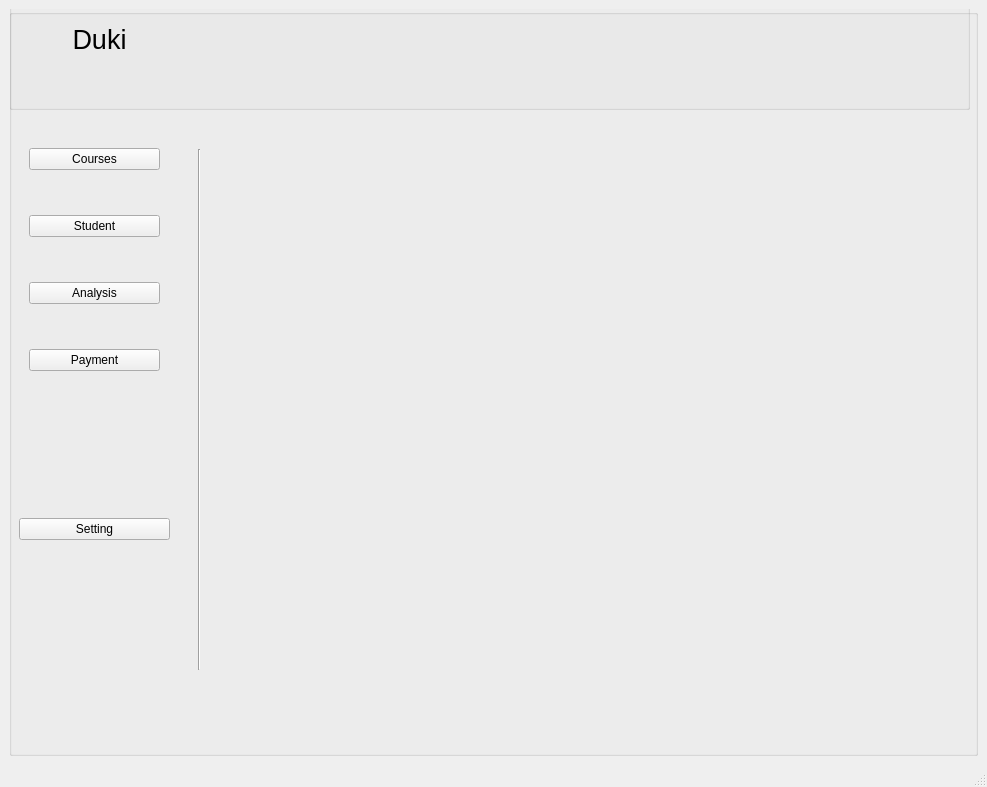
<?xml version="1.0" encoding="UTF-8"?>
<ui version="4.0">
 <class>MainWindow</class>
 <widget class="QMainWindow" name="MainWindow">
  <property name="geometry">
   <rect>
    <x>0</x>
    <y>0</y>
    <width>987</width>
    <height>787</height>
   </rect>
  </property>
  <property name="sizePolicy">
   <sizepolicy hsizetype="Expanding" vsizetype="Expanding">
    <horstretch>0</horstretch>
    <verstretch>0</verstretch>
   </sizepolicy>
  </property>
  <property name="windowTitle">
   <string>MainWindow</string>
  </property>
  <widget class="QWidget" name="centralwidget">
   <property name="sizePolicy">
    <sizepolicy hsizetype="Expanding" vsizetype="Expanding">
     <horstretch>0</horstretch>
     <verstretch>0</verstretch>
    </sizepolicy>
   </property>
   <layout class="QVBoxLayout" name="verticalLayout">
    <item>
     <widget class="QGroupBox" name="home_page_box">
      <property name="title">
       <string/>
      </property>
      <widget class="QGroupBox" name="top_panel_box">
       <property name="geometry">
        <rect>
         <x>0</x>
         <y>-20</y>
         <width>961</width>
         <height>121</height>
        </rect>
       </property>
       <property name="title">
        <string/>
       </property>
       <widget class="QLabel" name="label">
        <property name="geometry">
         <rect>
          <x>30</x>
          <y>10</y>
          <width>121</width>
          <height>81</height>
         </rect>
        </property>
        <property name="font">
         <font>
          <pointsize>20</pointsize>
         </font>
        </property>
        <property name="text">
         <string>Duki</string>
        </property>
        <property name="alignment">
         <set>Qt::AlignCenter</set>
        </property>
       </widget>
      </widget>
      <widget class="QStackedWidget" name="page_widget">
       <property name="geometry">
        <rect>
         <x>220</x>
         <y>110</y>
         <width>741</width>
         <height>601</height>
        </rect>
       </property>
       <property name="sizePolicy">
        <sizepolicy hsizetype="Expanding" vsizetype="Expanding">
         <horstretch>0</horstretch>
         <verstretch>0</verstretch>
        </sizepolicy>
       </property>
       <property name="currentIndex">
        <number>1</number>
       </property>
       <widget class="QWidget" name="course_page">
        <widget class="QWidget" name="verticalLayoutWidget">
         <property name="geometry">
          <rect>
           <x>0</x>
           <y>0</y>
           <width>691</width>
           <height>451</height>
          </rect>
         </property>
         <layout class="QVBoxLayout" name="plot_layout"/>
        </widget>
       </widget>
       <widget class="QWidget" name="student_page"/>
      </widget>
      <widget class="QWidget" name="verticalLayoutWidget_2">
       <property name="geometry">
        <rect>
         <x>10</x>
         <y>100</y>
         <width>151</width>
         <height>301</height>
        </rect>
       </property>
       <layout class="QVBoxLayout" name="tab_panel" stretch="10,0,0,0">
        <property name="leftMargin">
         <number>10</number>
        </property>
        <property name="rightMargin">
         <number>10</number>
        </property>
        <item>
         <widget class="QPushButton" name="enter_course_button">
          <property name="text">
           <string>Courses</string>
          </property>
         </widget>
        </item>
        <item>
         <widget class="QPushButton" name="enter_student_button">
          <property name="text">
           <string>Student</string>
          </property>
         </widget>
        </item>
        <item>
         <widget class="QPushButton" name="enter_analysis_button">
          <property name="text">
           <string>Analysis</string>
          </property>
         </widget>
        </item>
        <item>
         <widget class="QPushButton" name="enter_payment_button">
          <property name="text">
           <string>Payment</string>
          </property>
         </widget>
        </item>
       </layout>
      </widget>
      <widget class="QWidget" name="verticalLayoutWidget_3">
       <property name="geometry">
        <rect>
         <x>10</x>
         <y>420</y>
         <width>151</width>
         <height>201</height>
        </rect>
       </property>
       <layout class="QVBoxLayout" name="setting_panel">
        <item>
         <widget class="QPushButton" name="setting_button">
          <property name="text">
           <string>Setting</string>
          </property>
         </widget>
        </item>
       </layout>
      </widget>
      <widget class="QWidget" name="verticalLayoutWidget_4">
       <property name="geometry">
        <rect>
         <x>10</x>
         <y>640</y>
         <width>151</width>
         <height>61</height>
        </rect>
       </property>
       <layout class="QVBoxLayout" name="logout_panel"/>
      </widget>
      <widget class="Line" name="line">
       <property name="geometry">
        <rect>
         <x>180</x>
         <y>140</y>
         <width>20</width>
         <height>521</height>
        </rect>
       </property>
       <property name="orientation">
        <enum>Qt::Vertical</enum>
       </property>
      </widget>
     </widget>
    </item>
   </layout>
  </widget>
  <widget class="QMenuBar" name="menubar">
   <property name="geometry">
    <rect>
     <x>0</x>
     <y>0</y>
     <width>987</width>
     <height>26</height>
    </rect>
   </property>
  </widget>
  <widget class="QStatusBar" name="statusbar"/>
 </widget>
 <resources/>
 <connections/>
</ui>
